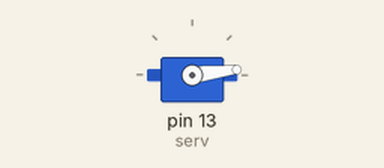
A sketch run on a simulated Arduino Uno, built with avr-gcc and run on an emulated ATmega328P. On the bench: servo.

Above: at 0.15 s.
At 3.7 s:
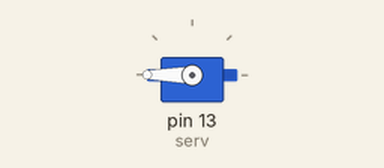
At 21.48 s:
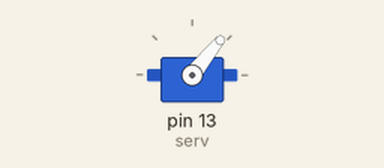
At 39.49 s:
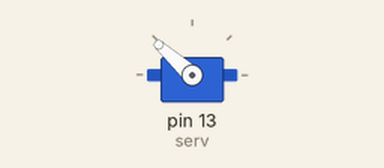
Timing chart, 0 to 40.0 s (numbered marks = the images above):
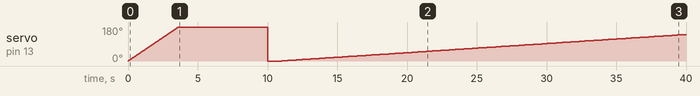

The sketch:

UNI2_Prog_10_Servomotor.ino
```cpp
#include<Servo.h>
Servo serv;

void setup() {
  // put your setup code here, to run once:
serv.attach(13);

Serial.begin (9600);
}

int i;
void loop() {
  // put your main code here, to run repeatedly:
for (i=0; 1<180; i++){
serv.write(i);
delay(20);
}
for (i = 180; i>0; i--){
  serv.write(i);
  delay(20);

  }
  delay(500);
}
```
